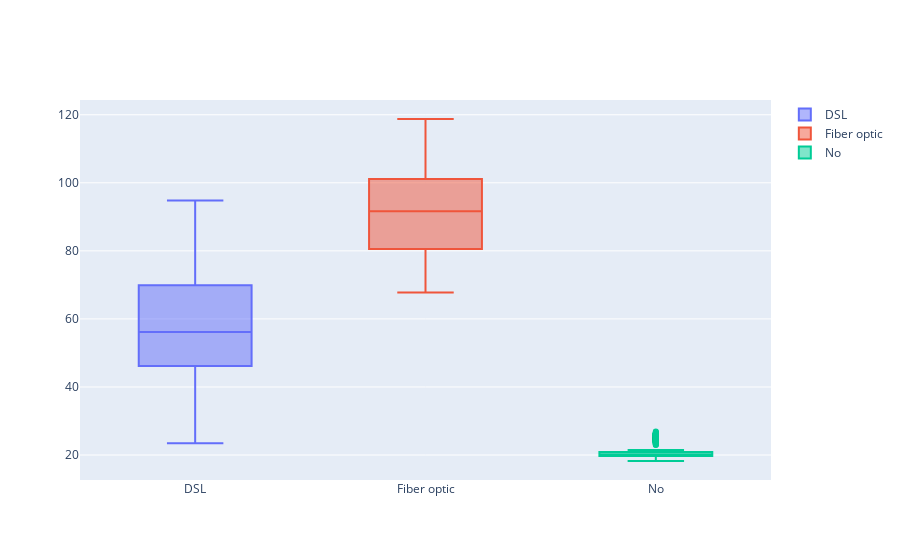

The cell this chart's notebook holds for it:
### Code cell
# create Box trace for every InternetService
data = []
for iService in df.InternetService.unique():
    data.append(
        go.Box(y=df[df.InternetService==iService].MonthlyCharges, name=iService)
    )

# data vizualization
iplot(data, show_link = False)

### Figure 1 — Plotly figure (JSON) as saved in the notebook; plotly's stock layout.template omitted (floating-point values rounded to 4 significant figures; data arrays with more than 128 entries replaced by an {"elided": "..."} marker saying what was removed)
{"data": [{"name": "DSL", "type": "box", "y": {"elided": "2421 float values"}}, {"name": "Fiber optic", "type": "box", "y": {"elided": "3096 float values"}}, {"name": "No", "type": "box", "y": {"elided": "1526 float values"}}], "layout": {}}
